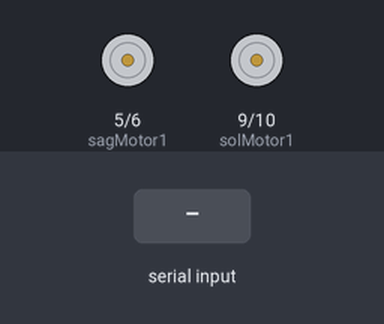
A sketch run on a simulated Arduino Uno, built with avr-gcc and run on an emulated ATmega328P. Parts: motor-driver pin pairs drawn as motors (green arrow = first pin HIGH = forward, orange = second pin HIGH = backward, longer = more drive). The inputs (shaded band) are chosen by the test bench.

Above: at 1.2 s.
1.3 s: "F" received over Serial
At 2.5 s:
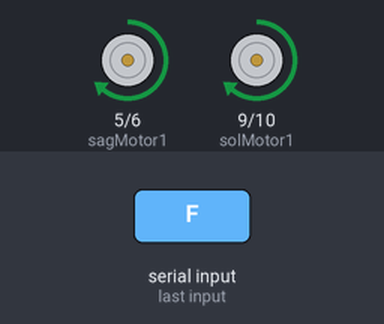
2.8 s: "B" received over Serial
At 3.8 s:
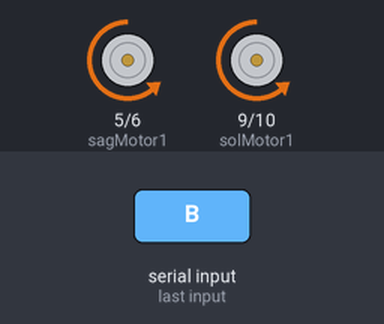
4.3 s: "L" received over Serial
At 4.9 s:
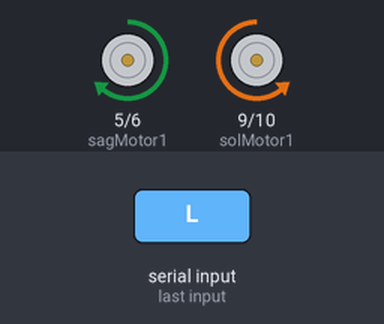
5.8 s: "R" received over Serial
At 6.1 s:
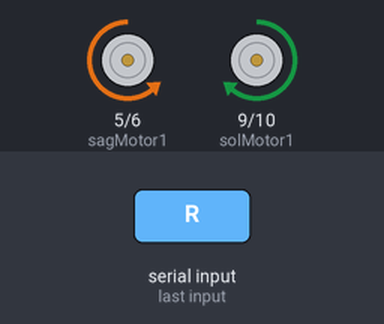
Timing chart, 0 to 8.3 s (numbered marks = the images above; inputs shaded):
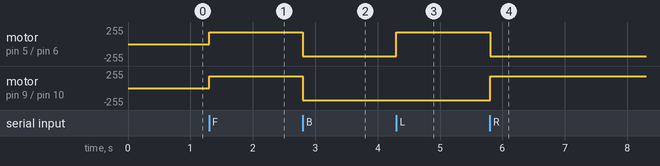

The sketch:

ders_13_bluetooth_robot_kontrol.ino
```cpp
// Ders 13 - Bluetooth Robot Kontrol
// Seri haberlesmeden gelen komuta gore robot hareket eder.

int sagMotor1 = 5;
int sagMotor2 = 6;
int solMotor1 = 9;
int solMotor2 = 10;
int hiz = 180;

void setup() {
  Serial.begin(9600);

  pinMode(sagMotor1, OUTPUT);
  pinMode(sagMotor2, OUTPUT);
  pinMode(solMotor1, OUTPUT);
  pinMode(solMotor2, OUTPUT);
}

void loop() {
  if (Serial.available() > 0) {
    char komut = Serial.read();

    if (komut == 'F') {
      ileri();
    } else if (komut == 'B') {
      geri();
    } else if (komut == 'L') {
      solaDon();
    } else if (komut == 'R') {
      sagaDon();
    } else if (komut == 'S') {
      dur();
    }
  }
}

void ileri() {
  analogWrite(sagMotor1, hiz);
  digitalWrite(sagMotor2, LOW);
  analogWrite(solMotor1, hiz);
  digitalWrite(solMotor2, LOW);
}

void geri() {
  digitalWrite(sagMotor1, LOW);
  analogWrite(sagMotor2, hiz);
  digitalWrite(solMotor1, LOW);
  analogWrite(solMotor2, hiz);
}

void sagaDon() {
  digitalWrite(sagMotor1, LOW);
  analogWrite(sagMotor2, hiz);
  analogWrite(solMotor1, hiz);
  digitalWrite(solMotor2, LOW);
}

void solaDon() {
  analogWrite(sagMotor1, hiz);
  digitalWrite(sagMotor2, LOW);
  digitalWrite(solMotor1, LOW);
  analogWrite(solMotor2, hiz);
}

void dur() {
  digitalWrite(sagMotor1, LOW);
  digitalWrite(sagMotor2, LOW);
  digitalWrite(solMotor1, LOW);
  digitalWrite(solMotor2, LOW);
}
```

Measured:
- after the input at 1.3 s, motor on pin 5 (sagMotor1) / pin 6 (sagMotor2), motor on pin 9 (solMotor1) / pin 10 (solMotor2): stopped → forward 180/255 at once
- after the input at 2.8 s, motor on pin 5 (sagMotor1) / pin 6 (sagMotor2), motor on pin 9 (solMotor1) / pin 10 (solMotor2): forward 180/255 → backward 180/255 at once
- after the input at 4.3 s, motor on pin 5 (sagMotor1) / pin 6 (sagMotor2): backward 180/255 → forward 180/255 at once
- after the input at 5.8 s, motor on pin 5 (sagMotor1) / pin 6 (sagMotor2): forward 180/255 → backward 180/255 at once; motor on pin 9 (solMotor1) / pin 10 (solMotor2): backward 180/255 → forward 180/255 at once
